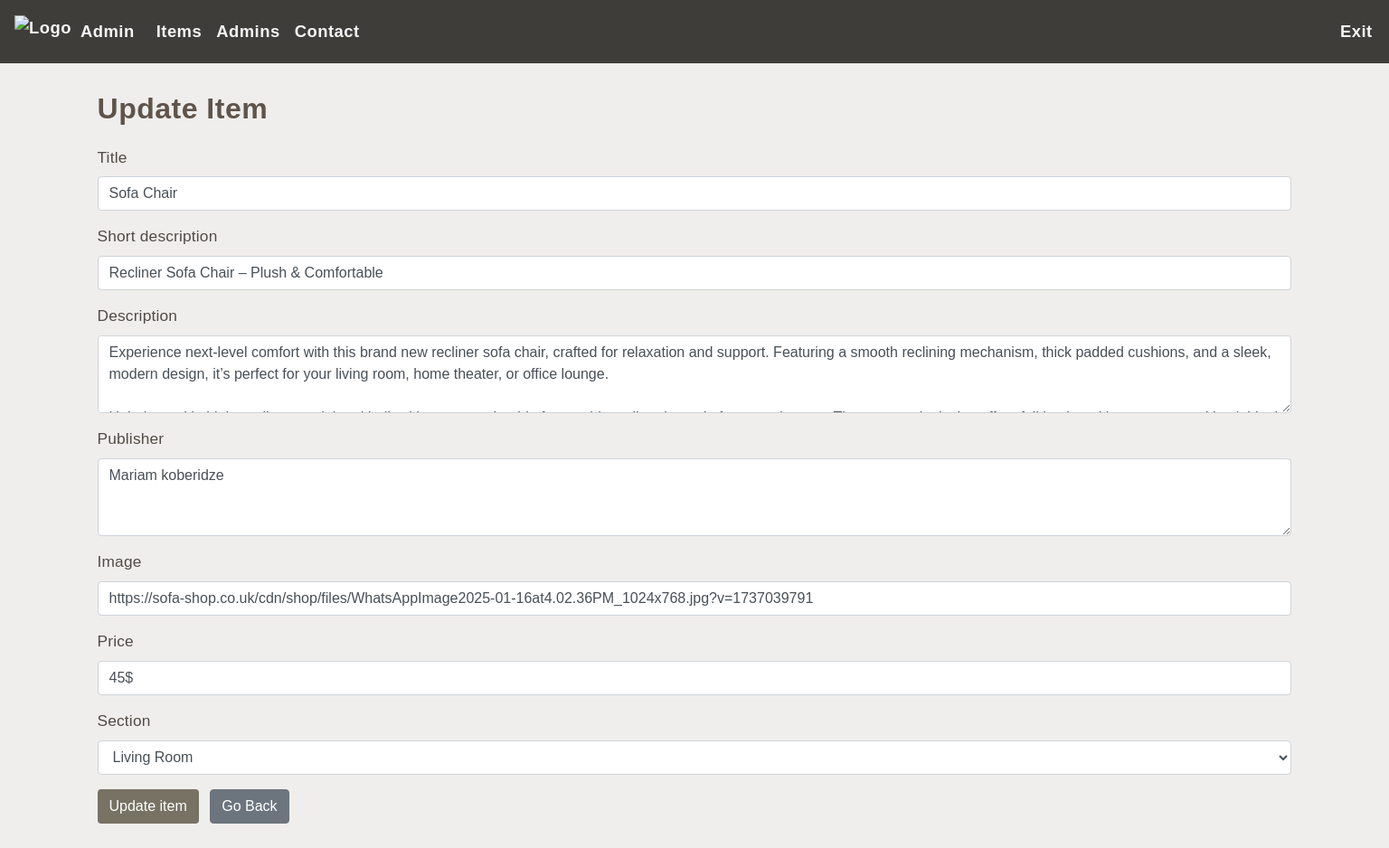
The page /admin/update_item/6 on the database as committed earlier.
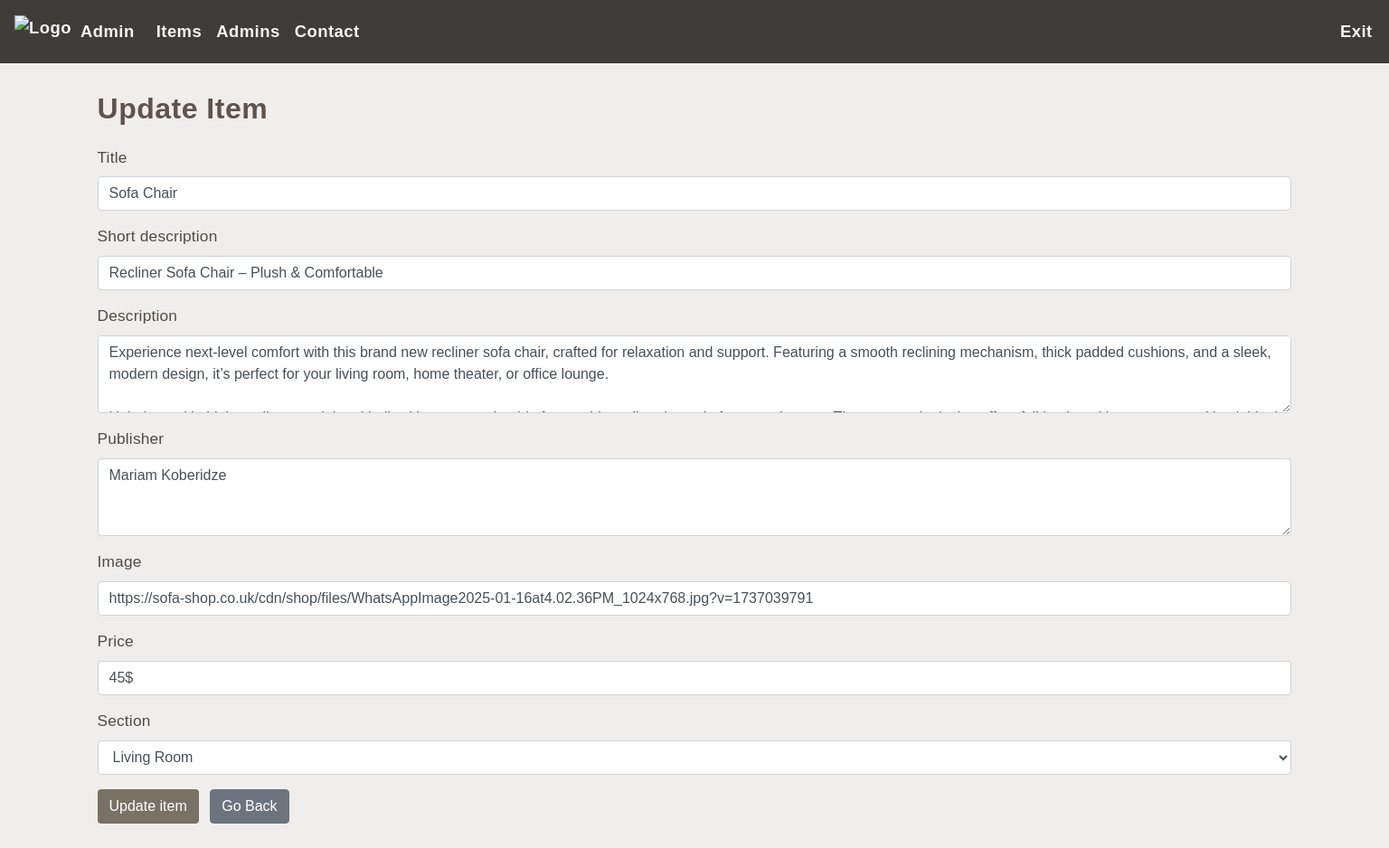
The same page on the database as committed later.
### tables this page shows
CREATE TABLE posts (
                id INTEGER PRIMARY KEY AUTOINCREMENT,
                title TEXT NOT NULL,
                description TEXT NOT NULL,
                publisher TEXT NOT NULL
            , short_description TEXT, photo_url TEXT, price TEXT, section TEXT);

### main.py (the view, shortened to what this page needs)
@app.route('/admin/update_item/<int:id>', methods=['GET', 'POST'])
def update_item(id):
    posts = []
    conn = sqlite3.connect('HomeQuest.db')
    conn.row_factory = sqlite3.Row
    sections = [
        "All", "Lights", "Bedroom Items", "Kitchen Items", "Decorations", "Living Room", "Bathroom", "Office", "Outdoor", "Other"
    ]
    if request.method == 'GET':
        c = conn.cursor()
        c.execute(''' SELECT * FROM posts WHERE id = ? ''', (id,))
        rows = c.fetchall()
        conn.close()
        for row in rows:
            posts.append(
                {'id': row['id'], 'title': row['title'], 'description': row['description'], 'publisher': row['publisher'], 'short_description': row['short_description'], 'photo_url': row['photo_url'], 'price': row['price'], 'section': row['section']}
            )
        return render_template('update_item.html', post=posts[0], sections=sections)

### templates/update_item.html (shortened to what this page needs)
<!doctype html>
<html lang="en">
<head>
    <link rel="stylesheet" href="https://cdn.jsdelivr.net/npm/bootstrap@4.4.1/dist/css/bootstrap.min.css"
>
</head>
<body>
{% include 'admin_header.html' %}
<div class="main-box">
    <h3 class="main-title">Update Item</h3>
    <form action="{{ url_for('update_item', id=post['id']) }}" method="POST">
        <div class="form-group">
            <label for="title">Title</label>
            <input type="text" class="form-control" id="title" name="title" value="{{ post['title'] }}" required>
        </div>
        <div class="form-group">
            <label for="short_description">Short description</label>
            <input type="text" class="form-control" id="short_description" name="short_description" value="{{ post['short_description'] }}" required>
        </div>
        <div class="form-group">
            <label for="description">Description</label>
            <textarea class="form-control" id="description" name="description" rows="3" required>{{ post['description'] }}</textarea>
        </div>
        <div class="form-group">
            <label for="publisher">Publisher</label>
            <textarea class="form-control" id="publisher" name="publisher" rows="3" required>{{ post['publisher'] }}</textarea>
        </div>
        <div class="form-group">
            <label for="photo_url">Image</label>
            <input type="text" class="form-control" id="photo_url" name="photo_url" value="{{ post['photo_url'] }}">
        </div>
        <div class="form-group">
            <label for="price">Price</label>
            <input type="text" class="form-control" id="price" name="price" value="{{ post.price }}" required>
        </div>
        <div class="form-group">
            <label for="section">Section</label>
            <select class="form-control" id="section" name="section" required>
                {% for sec in sections %}
                    <option value="{{ sec }}" {% if post.section == sec %}selected{% endif %}>{{ sec }}</option>
                {% endfor %}
            </select>
        </div>
        <button type="submit" class="btn btn-custom-brown">Update item</button>
        <a href="{{ url_for('create_items') }}" class="btn btn-secondary ml-2">Go Back</a>
    </form>
</div>
<br>
<br>
<br>
<br>
<br>
<br>
<br>
<br>
<br>
<br>
<br>
<br>
<br>
<br>
<br>
</body>
</html>

### templates/admin_header.html (shortened to what this page needs)
<nav class="navbar navbar-expand-lg" style="border-bottom:none;box-shadow:none;">
    <a class="navbar-brand d-flex align-items-center" href="/admin">
        <img src="https://i.ibb.co/B2f5v0RB/transperent-logo.png" alt="Logo" style="height:36px; margin-right:10px;">
        Admin
    </a>
    <div class="collapse navbar-collapse" id="navbarSupportedContent">
        <ul class="navbar-nav mr-auto">
            <li class="nav-item">
                <a class="nav-link" href="{{url_for('create_items')}}">Items <span class="sr-only">(current)</span></a>
            </li>
            <li class="nav-item">
                <a class="nav-link" href="{{url_for('admins')}}">Admins</a>
            </li>
            <li class="nav-item">
                <a class="nav-link" href="{{url_for('admin_contacts')}}">Contact</a>
            </li>
            <li class="nav-item-exit">
                <a class="nav-link" href="/logout">Exit</a>
            </li>
        </ul>
    </div>
</nav>

### templates/update_item.html (style rules this page uses)
body { background: #f0eeec; font-family: "poppins", sans-serif; min-height: 100vh; }
.main-box { width: 86%; margin-left: 7%; margin-top: 2%; }
.main-title { color: #5f544b; font-weight: bold; font-size: 2rem; letter-spacing: 0.5px; margin-bottom: 0.7em; }
.form-group label { color: #504b46; font-weight: 500; font-size: 1.08rem; letter-spacing: 0.2px; }
.btn-custom-brown { background-color: #777264; color: white; transition: background 0.2s, box-shadow 0.2s; }

### templates/admin_header.html (style rules this page uses)
.nav-item-exit { margin-left: 365%; }
.navbar { height: 70px; background-color: #3e3d39; border-bottom: none; box-shadow: none; }
.navbar .navbar-brand, .navbar .nav-link { color: #f5f5f5; font-size: 1.15rem; font-weight: 600; letter-spacing: 0.5px; transition: color 0.2s; text-decoration: none; box-shadow: none; }

Rows that differ between the two databases and show on the page:
changed posts "Sofa Chair": publisher "Mariam koberidze" → "Mariam Koberidze"
